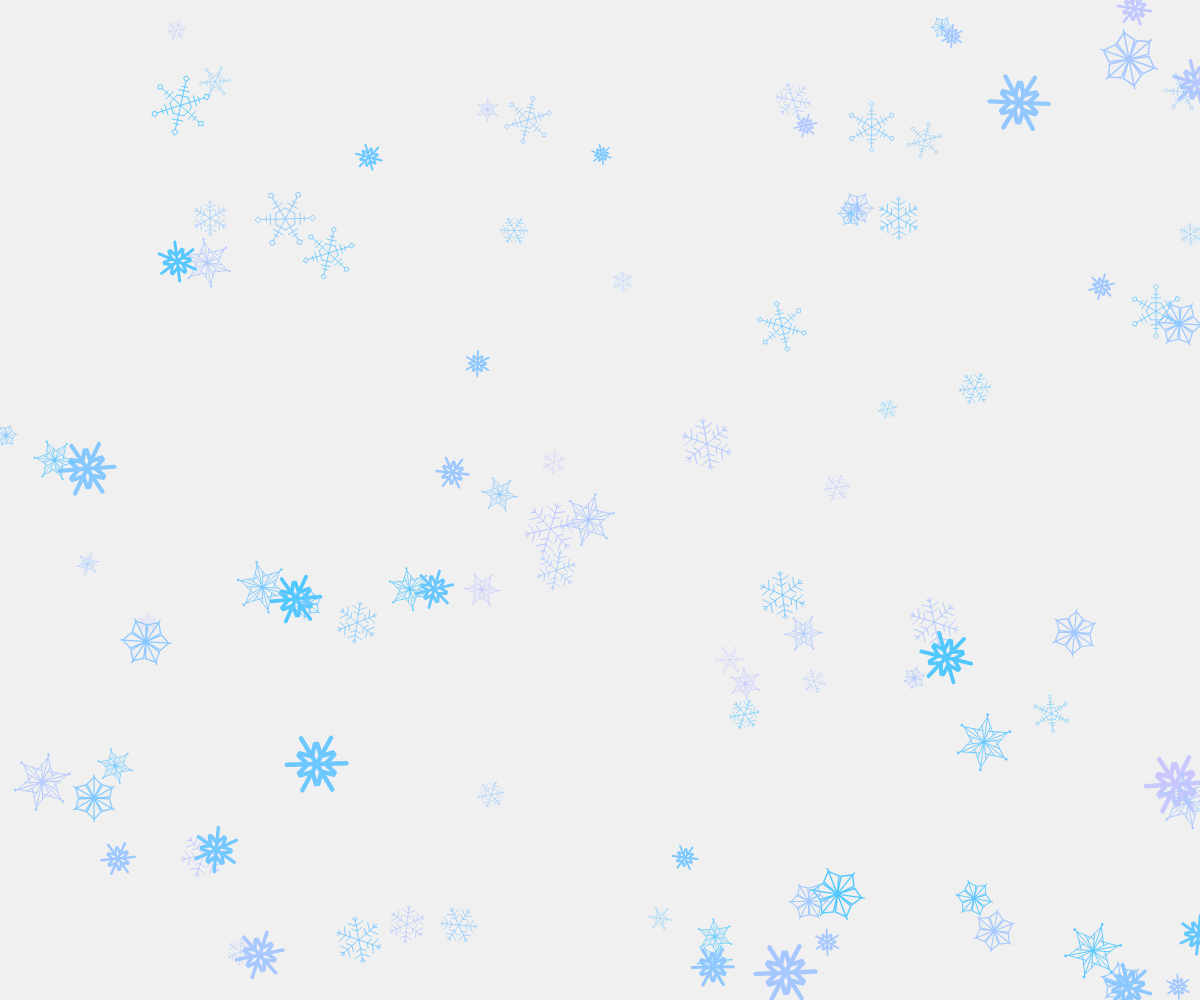
Frame 1 (no input)
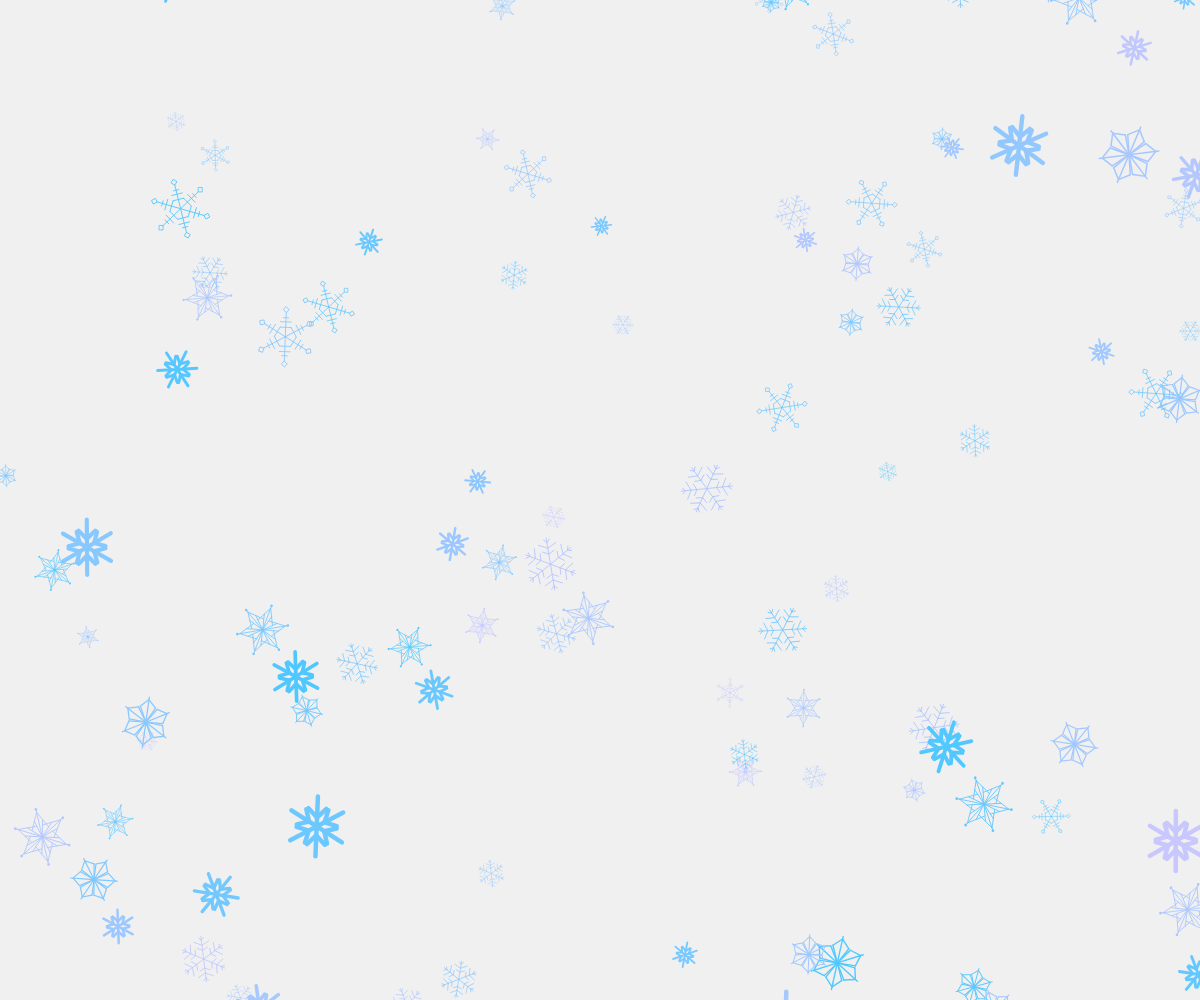
Frame 60 (no input)
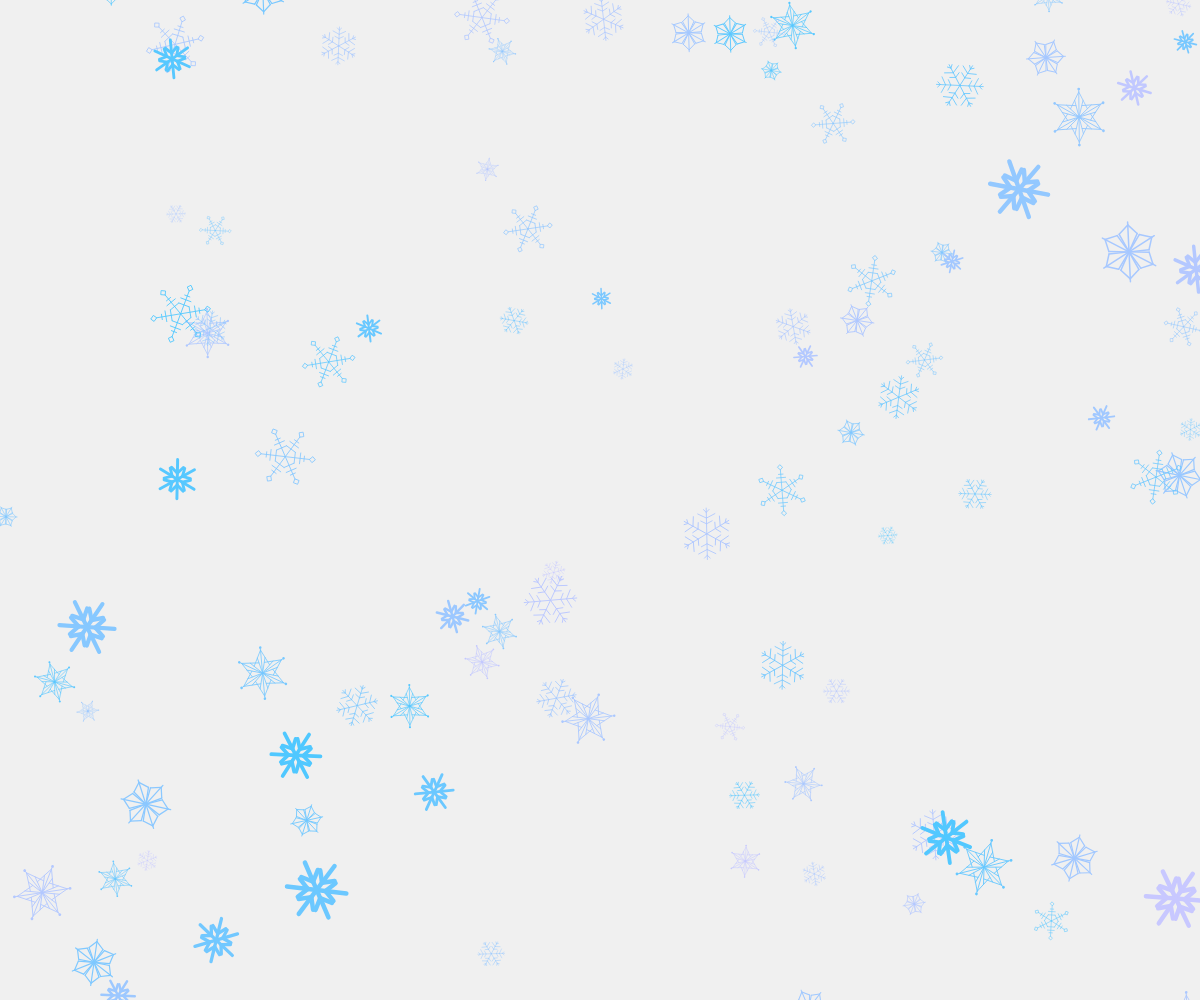
Frame 120 (the mouse pressed at the canvas centre since frame 60)

The p5.js sketch that drew these frames (run headless with seeded random() and noise() and a simulated clock; from frame 60 on, the mouse is pressed at the canvas centre):

// p5.js sketch
// ── sketch.js
let NUM = 6;
let NUM_SNOW = 100;// 雪の結晶の数
let data = [];// 空の配列

function setup() {
  createCanvas(windowWidth, windowHeight);// ウィンドウサイズでキャンバスを作成

  for (let i = 0; i < NUM_SNOW; i++) {
    data.push({// 配列にオブジェクトを追加
      x: random(width),
      y: random(height),
      angle: random(TWO_PI),
      radius: random(10, 30),
      col: color(random(80, 200), 200, 255),
      speed: random(0.5, 2),
      snowType: floor(random(1, 6))// 1 < x < 6 の範囲のランダム整数 -> 1 or 2 or 3 or 4 or 5
    });
  }
}

function drawSnow01(x, y, angle, radius, col) {
  strokeWeight(15);
  stroke(col);

  push();
  {
    translate(x, y);
    rotate(angle);
    scale(radius / 100);

    for (let i = 0; i < NUM; i++) {
      push();
      {
        rotate(i * TWO_PI / NUM);
        line(0, 0, 0, -100);
        line(0, 30, 30, 60);
        line(0, 30, -30, 60);
      }
      pop();
    }
  }
  pop();
}

function drawSnow02(x, y, angle, radius, col) {
  push();
  {
    translate(x, y);
    rotate(angle);
    scale(radius / 100);
    
    stroke(col);
    strokeWeight(5);
    
    for (let i = 0; i < NUM; i++) {
      push();
      {
        rotate(i * TWO_PI / NUM);
        
        line(0, 0, 0, -100);
        
        line(0, 0, 30, 60);
        line(0, 0, -30, 60);
        
        line(0, 90, 30, 60);
        line(0, 90, -30, 60);
      }
      pop();
    }
  }
  pop();
}

function drawSnow03(x, y, angle, radius, col) {
  push();
  {
    translate(x, y);
    rotate(angle);
    scale(radius / 100);
    
    stroke(col);
    strokeWeight(3);
    
    for (let i = 0; i < NUM; i++) {
      push();
      {
        rotate(i * TWO_PI / NUM);
        
        line(0, 0, 0, -100);
        
        line(0, 0, 15, 60);
        line(0, 0, -15, 60);
        
        line(0, 90, 30, 30);
        line(0, 90, -30, 30);
        
        noStroke();
        fill(col);
        circle(0, -100, 10);
      }
      pop();
    }
  }
  pop();
}

function drawSnow04(x, y, angle, radius, col) {
  push();
  {
    translate(x, y);
    rotate(angle);
    scale(radius / 100);
    
    rectMode(CENTER);
    stroke(col);
    strokeWeight(3);
    
    for (let i = 0; i < NUM; i++) {
      push();
      {
        rotate(i * TWO_PI / NUM);
        
        line(0, 0, 0, -90);
        
        line(-20, 35, 20, 35);
        line(-20, 55, 20, 55);
        line(-10, 70, 10, 70);
        
        noFill();
        translate(0, -100);
        rotate(PI / 4);
        square(0, 0, 15);
      }
      pop();
    }
  }
  pop();
}

function drawSnow05(x, y, angle, radius, col) {
  push();
  {
    translate(x, y);
    rotate(angle);
    scale(radius / 100);
    
    stroke(col);
    strokeWeight(3);
    
    for (let i = 0; i < NUM; i++) {
      push();
      {
        rotate(i * TWO_PI / NUM);
        
        line(0, 0, 0, -90);
        
        line(0, 35, 20, 45);
        line(0, 35, -20, 45);
        
        line(0, 55, 30, 70);
        line(0, 55, -30, 70);
        
        line(0, 75, 10, 85);
        line(0, 75, -10, 85);
      }
      pop();
    }
  }
  pop();
}

function draw() {
  background(240);

  for (let i = 0; i < data.length; i++) {
    let obj = data[i];// data[i]だらけになっちゃうので、変数にいれる

    obj.y += obj.speed;
    obj.angle += 0.01;

    if (obj.y - obj.radius > height) {
      obj.radius = random(10, 30);
      obj.x = random(width);
      obj.y = -obj.radius;
      obj.angle = random(TWO_PI);
      obj.color = color(random(80, 200), 200, 255);
      obj.speed = random(0.5, 2);
      obj.snowType = floor(random(1, 6));
    }

    if (obj.snowType === 1) {
      drawSnow01(obj.x, obj.y, obj.angle, obj.radius, obj.col);
    }
    if (obj.snowType === 2) {
      drawSnow02(obj.x, obj.y, obj.angle, obj.radius, obj.col);
    }
    if (obj.snowType === 3) {
      drawSnow03(obj.x, obj.y, obj.angle, obj.radius, obj.col);
    }
    if (obj.snowType === 4) {
      drawSnow04(obj.x, obj.y, obj.angle, obj.radius, obj.col);
    }
    if (obj.snowType === 5) {
      drawSnow05(obj.x, obj.y, obj.angle, obj.radius, obj.col);
    }
  }
}

function windowResized() {
  resizeCanvas(windowWidth, windowHeight);
}
